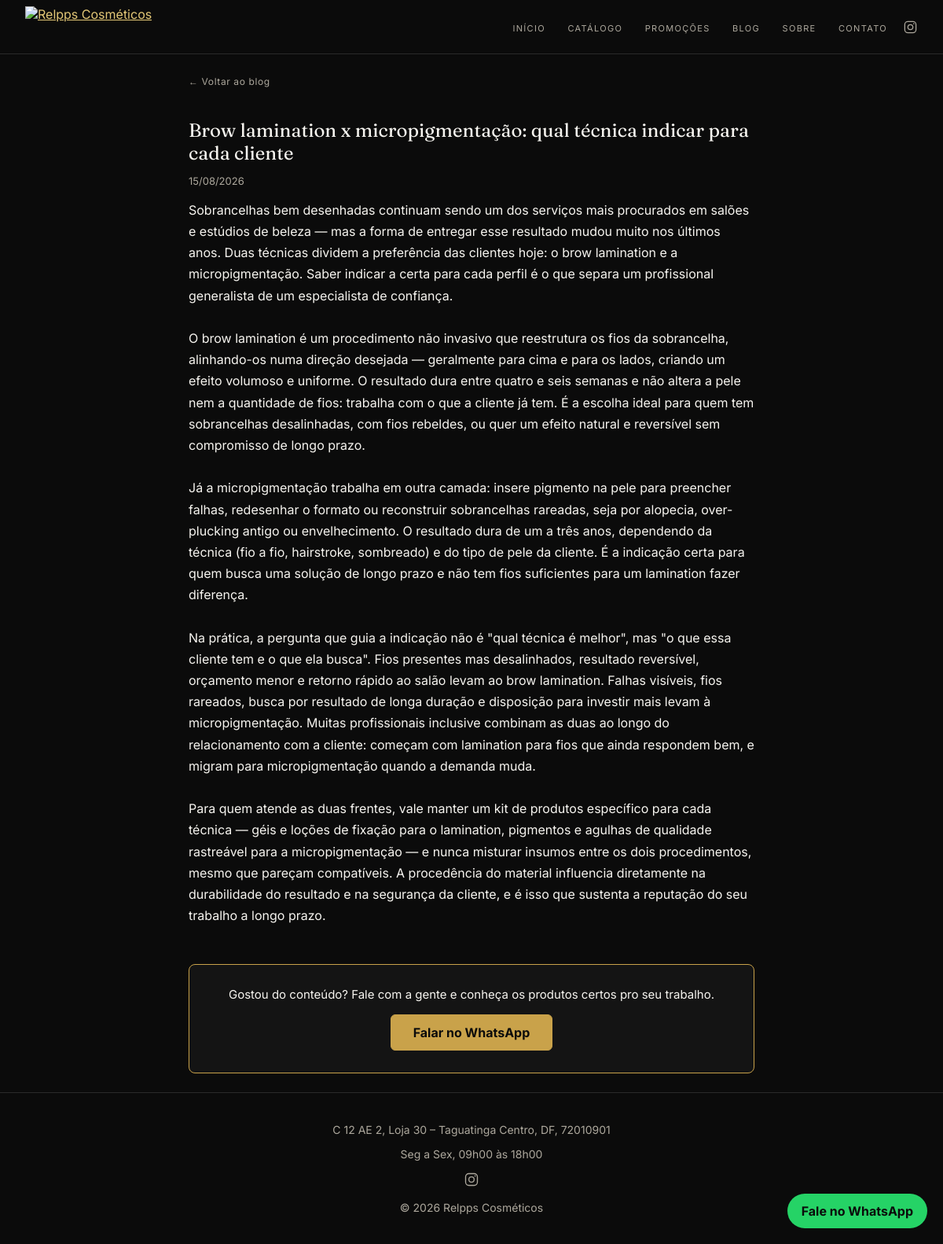
/post.php?slug=brow-lamination-x-micropigmentacao, run on the app's committed database.
### tables this page shows
CREATE TABLE IF NOT EXISTS blog_posts (
  id INT AUTO_INCREMENT PRIMARY KEY,
  slug VARCHAR(160) NOT NULL UNIQUE,
  titulo VARCHAR(200) NOT NULL,
  resumo VARCHAR(300),
  conteudo TEXT NOT NULL,
  capa VARCHAR(255),
  publicado_em DATETIME DEFAULT CURRENT_TIMESTAMP
);

### includes/db.php (called while the page is built, shortened)
<?php
function db(): PDO {
    static $pdo = null;
    if ($pdo === null) {
        $dsn = 'mysql:host=' . DB_HOST . ';dbname=' . DB_NAME . ';charset=utf8mb4';
        $pdo = new PDO($dsn, DB_USER, DB_PASS, [
            PDO::ATTR_ERRMODE => PDO::ERRMODE_EXCEPTION,
            PDO::ATTR_DEFAULT_FETCH_MODE => PDO::FETCH_ASSOC,
        ]);
    }
    return $pdo;
}

### includes/functions.php (called while the page is built, shortened)
<?php
require_once __DIR__ . '/db.php';
function config(string $chave, string $padrao = ''): string {
    static $cache = null;
    if ($cache === null) {
        $cache = [];
        foreach (db()->query('SELECT chave, valor FROM configuracoes') as $linha) {
            $cache[$linha['chave']] = $linha['valor'];
        }
    }
    return $cache[$chave] ?? $padrao;
}
function whatsappLink(string $mensagem): string {
    $numero = config('whatsapp', WHATSAPP_NUMERO);
    return 'https://wa.me/' . $numero . '?text=' . rawurlencode($mensagem);
}

### post.php (the view, shortened to what this page needs)
<?php
require __DIR__ . '/includes/functions.php';
$slug = $_GET['slug'] ?? '';
$stmt = db()->prepare('SELECT * FROM blog_posts WHERE slug = :slug');
$stmt->execute(['slug' => $slug]);
$post = $stmt->fetch();
$linkWhatsPost = whatsappLink('Olá! Vim pelo blog da Relpps Cosméticos.');
require __DIR__ . '/includes/header.php';
?>
<article class="post-detalhe">
    <a class="post-voltar" href="blog.php">← Voltar ao blog</a>
    <h1><?= htmlspecialchars($post['titulo']) ?></h1>
    <p class="data"><?= (new DateTime($post['publicado_em']))->format('d/m/Y') ?></p>
    <div class="conteudo"><?= nl2br(htmlspecialchars($post['conteudo'])) ?></div>
    <div class="post-cta">
        <p>Gostou do conteúdo? Fale com a gente e conheça os produtos certos pro seu trabalho.</p>
        <a class="botao" href="<?= htmlspecialchars($linkWhatsPost) ?>" target="_blank" rel="noopener">Falar no WhatsApp</a>
    </div>
</article>
<?php require __DIR__ . '/includes/footer.php'; ?>

### assets/css/style.css (style rules this page uses)
:root { --preto: #0b0b0b; --dourado: #c9a24a; --dourado-claro: #e4c877; --branco: #f7f5f0; --cinza-texto: #ada89d; --carvao: #141414; --fonte-serif: 'Fraunces', Georgia, 'Times New Roman', serif; --fonte-sans: 'Inter', 'Segoe UI', Arial, sans-serif; }
* { box-sizing: border-box; }
body { margin: 0; background: var(--preto); color: var(--branco); font-family: var(--fonte-sans); padding-top: 68px; animation: fadeInPagina 0.5s ease; }
a { color: var(--dourado-claro); }
.reveal { opacity: 0; transform: translateY(22px); transition: opacity 0.6s ease, transform 0.6s ease; }
.reveal.visivel { opacity: 1; transform: translateY(0); }
h1, h2 { font-family: var(--fonte-serif); font-optical-sizing: auto; font-weight: 400; color: var(--branco); }
.botao { display: inline-block; background: var(--dourado); color: var(--preto); font-weight: bold; text-decoration: none; padding: 12px 28px; border-radius: 6px; border: 1px solid var(--dourado); transition: background 0.15s ease, color 0.15s ease; }
.post-detalhe { max-width: 720px; margin: 0 auto; }
.post-voltar { display: inline-block; margin-bottom: 20px; color: var(--cinza-texto); font-size: 12px; letter-spacing: 0.05em; text-decoration: none; transition: color 0.15s ease; }
.post-detalhe h1 { margin-bottom: 4px; color: var(--branco); }
.post-detalhe .conteudo { line-height: 1.7; color: var(--branco); font-size: 16px; margin-top: 16px; }
.post-cta { margin-top: 48px; padding: 28px; text-align: center; background: var(--carvao); border: 1px solid var(--dourado); border-radius: 8px; }
.post-cta p { margin: 0 0 16px; color: var(--branco); font-size: 15px; }
.data { color: var(--cinza-texto); font-size: 13px; }

### data on the page
blog_posts: titulo "Brow lamination x micropigmentação: qual técnica indicar para cada cliente", publicado_em "15/08/2026", conteudo "Sobrancelhas bem desenhadas continuam sendo um dos serviços mais procurados em salões e estúdios de beleza — mas a forma de entregar esse resultado mudou muito nos últimos anos. Duas técnicas dividem a preferência das clientes hoje: o brow lamination e a micropigmentação. Saber indicar a certa para cada perfil é o que separa um profissional generalista de um especialista de confiança. O brow lamination é um procedimento não invasivo que reestrutura os fios da sobrancelha, alinhando-os numa direção desejada — geralmente para cima e para os lados, criando um efeito volumoso e uniforme. O resultado dura entre quatro e seis semanas e não altera a pele nem a quantidade de fios: trabalha com o…"

### other printed values
$enderecoRodape "C 12 AE 2, Loja 30 – Taguatinga Centro, DF, 72010901"
$horarioRodape "Seg a Sex, 09h00 às 18h00"
